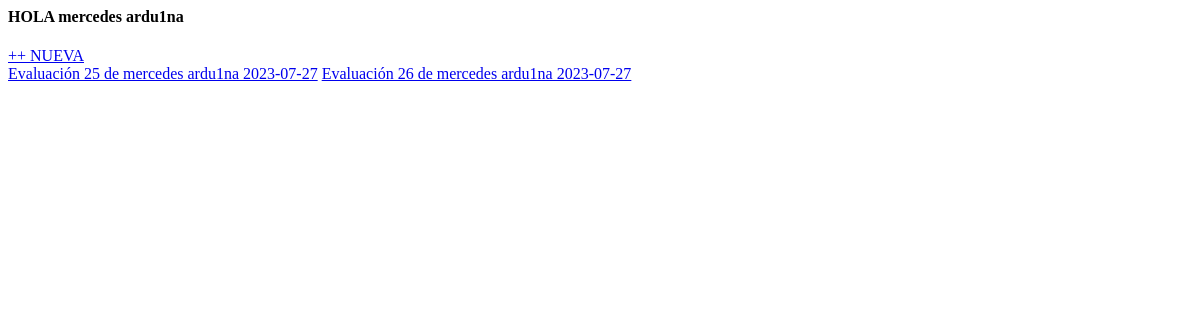
Page /evaluaciones_empleado/ (signed in) on the earlier database version.
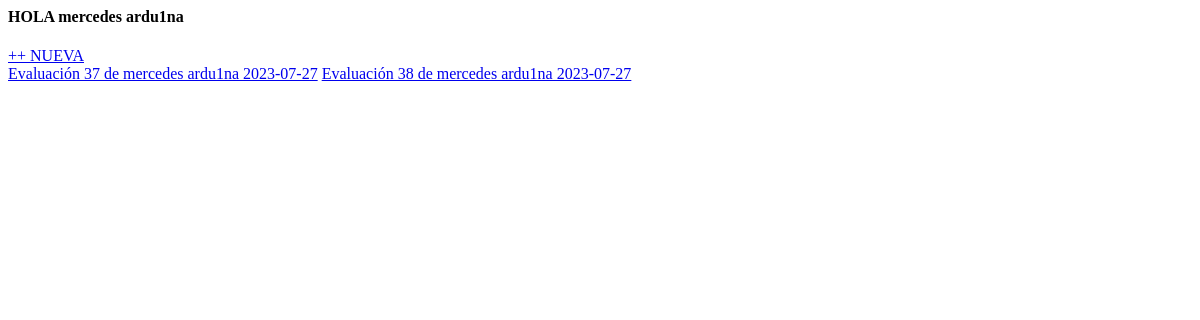
Same page on the later database version.
### indicadores/models.py (models this page shows)
class Empleado(models.Model):
    user = models.OneToOneField(
                User, related_name="empleado", on_delete=models.CASCADE
                )
    cargo = models.ForeignKey(
                    Cargo, on_delete=models.CASCADE, related_name="empleados", null=True, blank=False
                    )
    nivel_administrativo = models.ForeignKey(
                    NivelAdministrativo, on_delete=models.CASCADE, null=True, related_name="empleados", blank=False
                    )
    lider = models.ForeignKey(
                    Lider, on_delete=models.CASCADE, null=True, related_name="empleados", blank=False
                    )
    regional = models.ForeignKey(
                    'Regional', related_name="empleados", on_delete=models.SET_NULL, null=True
                    )
    def __str__(self):
        return f'{self.user.first_name} {self.user.last_name}'

class Evaluacion (models.Model):
    lider = models.ForeignKey(
                                Lider, related_name="evaluaciones", on_delete=models.SET_NULL, null=True)
    empleado = models.ForeignKey(
                                Empleado, related_name="evaluaciones", on_delete=models.SET_NULL, null=True)
    fecha = models.DateField(
                                default=date.today())
    def __str__ (self):
        return f'Evaluación {self.id} de {self.empleado} {self.fecha}'
    class Meta:
        verbose_name_plural = "Evaluaciones"

### indicadores/views.py (the view)
# urls.py: path('evaluaciones_empleado/',views.evaluaciones_empleado, name="evaluaciones_empleado"),
@login_required
def evaluaciones_empleado(request):
    empleado = request.user.empleado
    evaluaciones = Evaluacion.objects.filter(empleado=empleado)
    context = {
        'empleado': empleado,
        'evaluaciones': evaluaciones,
    }
    template_name = 'indicadores/evaluaciones.html'
    return render(request, template_name, context)

### templates/indicadores/evaluaciones.html (shortened to what this page needs)
    <h4>HOLA {{empleado}}</h4>
    <a href="{% url 'nueva_evaluacion' %}"> ++ NUEVA</a>
    {% for evaluacion in evaluaciones.all %}
    <a href="#">{{evaluacion}}</a>
    {% endfor %}

Differences in the rows shown:
removed Evaluacion: id+empleado+fecha "Evaluación 25 de mercedes ardu1na 2023-07-27"
removed Evaluacion: id+empleado+fecha "Evaluación 26 de mercedes ardu1na 2023-07-27"
added Evaluacion: id+empleado+fecha "Evaluación 37 de mercedes ardu1na 2023-07-27"
added Evaluacion: id+empleado+fecha "Evaluación 38 de mercedes ardu1na 2023-07-27"
